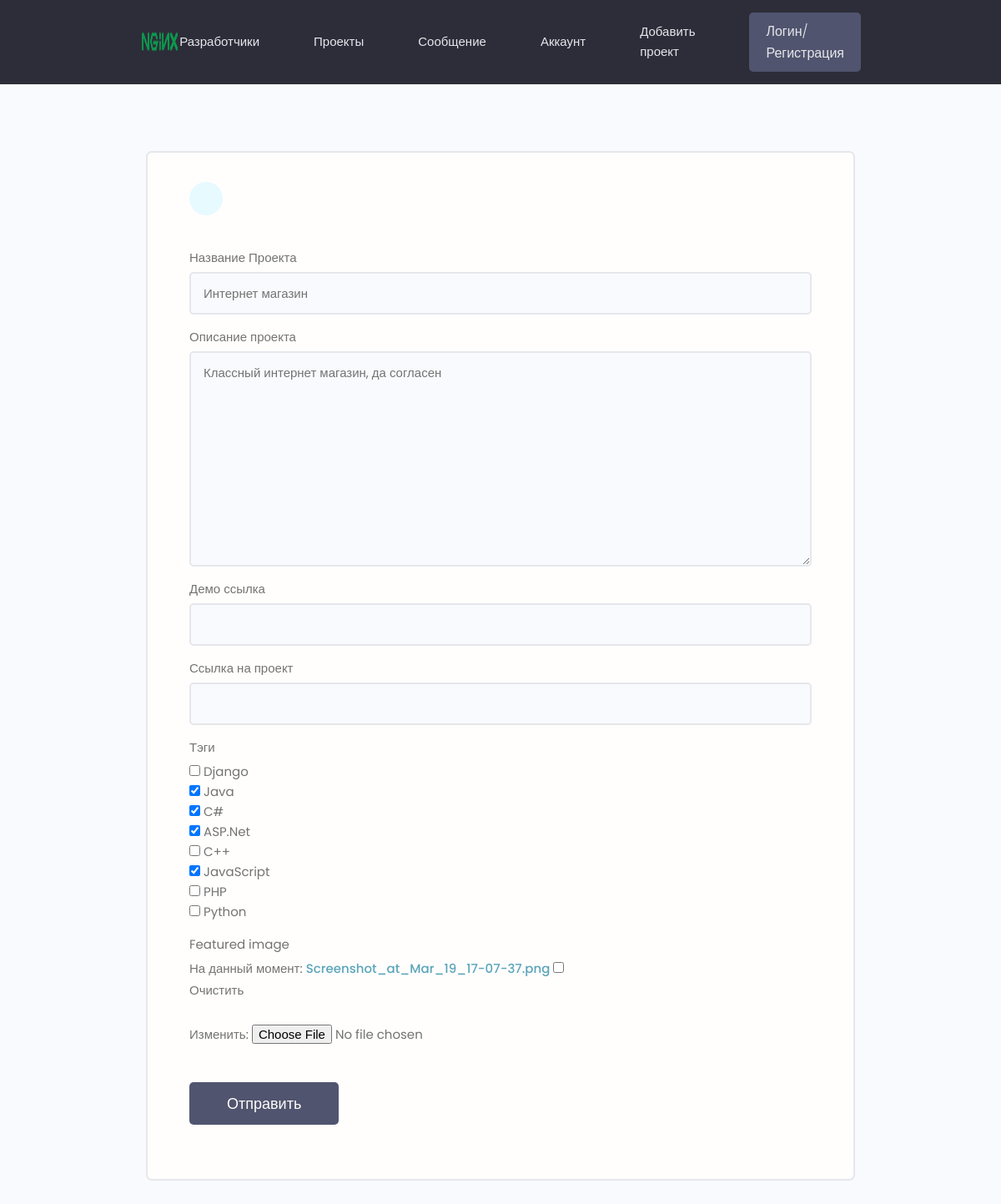
/projects/updateform/e8d704db-277f-4c96-90ba-478a9136dea1, run on an earlier commit of the app's database.
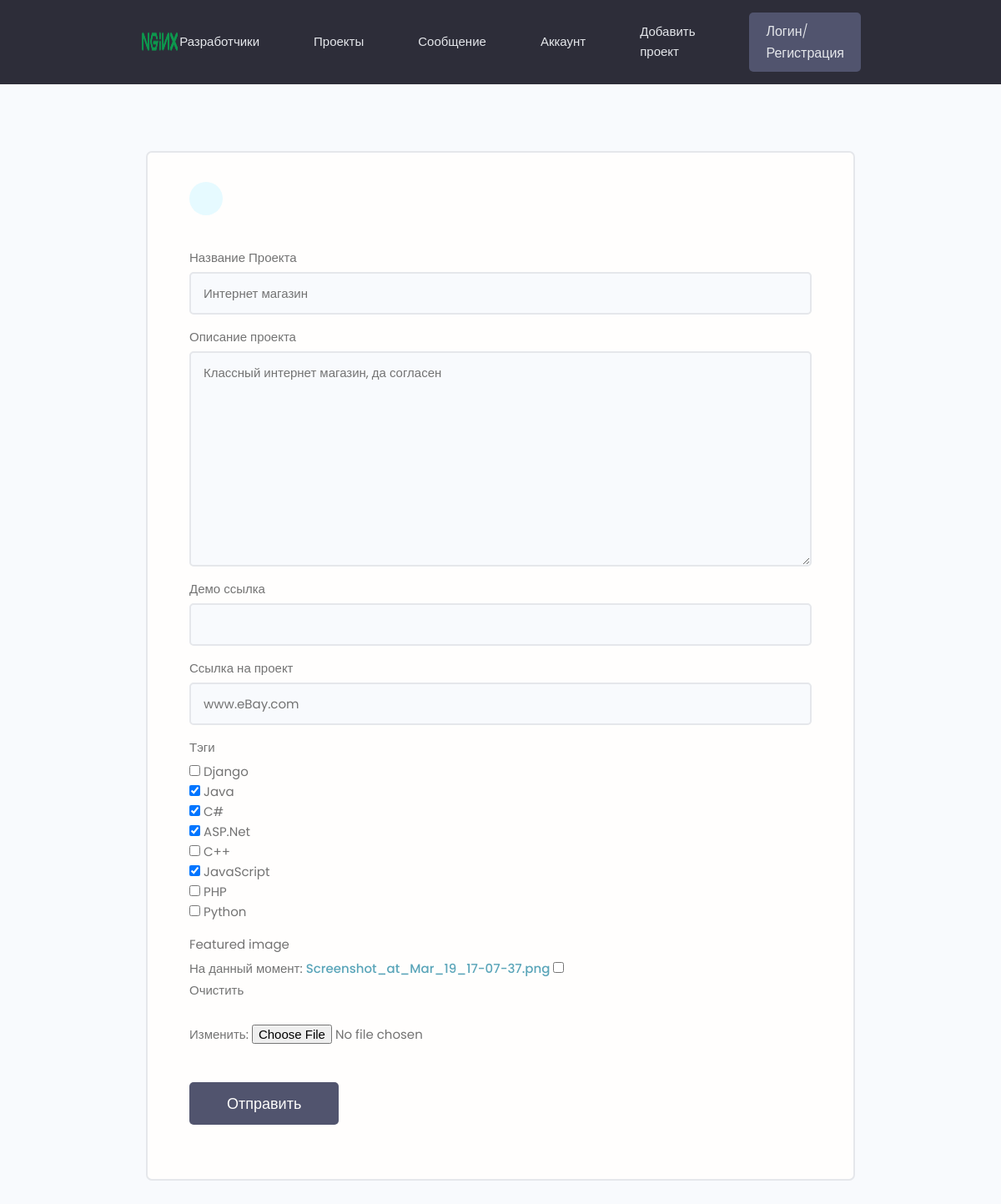
And on a later commit of the database.
### projects/models.py (models this page shows, shortened)
class Project(models.Model):
    owner = models.ForeignKey(Profile, blank=True, null=True, on_delete=models.SET_NULL, verbose_name='Автор')
    title = models.CharField(max_length=200, verbose_name='Название Проекта')
    description = models.TextField(null = True, blank=True, verbose_name='Описание проекта') #blank means we can submit withou being be filled
    featured_image = models.ImageField(null=True, blank=True, default="images/default.jpeg")
    demo_link = models.CharField(max_length= 2000, null=True, blank=True, verbose_name='Демо ссылка')
    source_link = models.CharField(max_length=2000, null=True, blank=True, verbose_name='Ссылка на проект')
    tags = models.ManyToManyField('Tag', blank=True, verbose_name='Тэги')
    created = models.DateTimeField(auto_now_add=True, verbose_name='Дата создания') #generate autimcally date
    id = models.UUIDField(default= uuid.uuid4, unique=True, primary_key=True, editable=False) #16 char string nums and letters
    vote_total = models.IntegerField(default=0, null=True, blank=True, verbose_name='Итого голосов')
    vote_ratio = models.IntegerField(default=0, null=True, blank=True, verbose_name='Соотношение голосов')
    class Meta:
        verbose_name = 'Проект'
        verbose_name_plural = "Проекты"

### projects/views.py (the view)
# urls.py: path('updateform/<str:pk>', views.update_proj, name='updateproject'),
def update_proj(request, pk):
    project = Project.objects.get(id=pk)
    form = ProjectForm(instance=project)
    if request.method == 'POST':
        form = ProjectForm(request.POST, request.FILES, instance=project)
        if form.is_valid():
            form.save()
            return redirect('projects')
    context = {
        "form": form
    }
    return render(request, 'projects/project_form.html', context)

### projects/forms.py
class ProjectForm(ModelForm):
    class Meta:
        model = Project
        fields = ['title', 'description', 'demo_link', 'source_link', 'tags','featured_image']
        widgets = {
            'tags': forms.CheckboxSelectMultiple(),
        }
    def __init__(self, *args, **kwargs):
        super(ProjectForm, self).__init__(*args, **kwargs)
        for name,field in self.fields.items():
            field.widget.attrs.update({'class':'input'})

### projects/models.py (called while the page is built)
    def __str__(self):
        return self.name

### projects/templates/projects/project_form.html (shortened to what this page needs)
{% extends 'main.html' %}
{% block content %}
    <main class="formPage my-xl">
        <div class="content-box">
            <div class="formWrapper">
                <a class="backButton" href="#"></a>
                <br>
                <form method="POST" enctype="multipart/form-data">
                    {% for field in form %}
                    <div class="form__field">
                        <label for="formInput#text">{{ field.label }} </label>
                        {{ field }}
                    </div>
                    {% endfor %}
                    <input class="btn btn--sub btn--lg  my-md" type="submit" value="Отправить" />
                </form>
            </div>
        </div>
    </main>
{% endblock%}

What changed in the data, as far as the page shows it:
changed Project "Интернет магазин": source_link (not shown) → "www.eBay.com"
